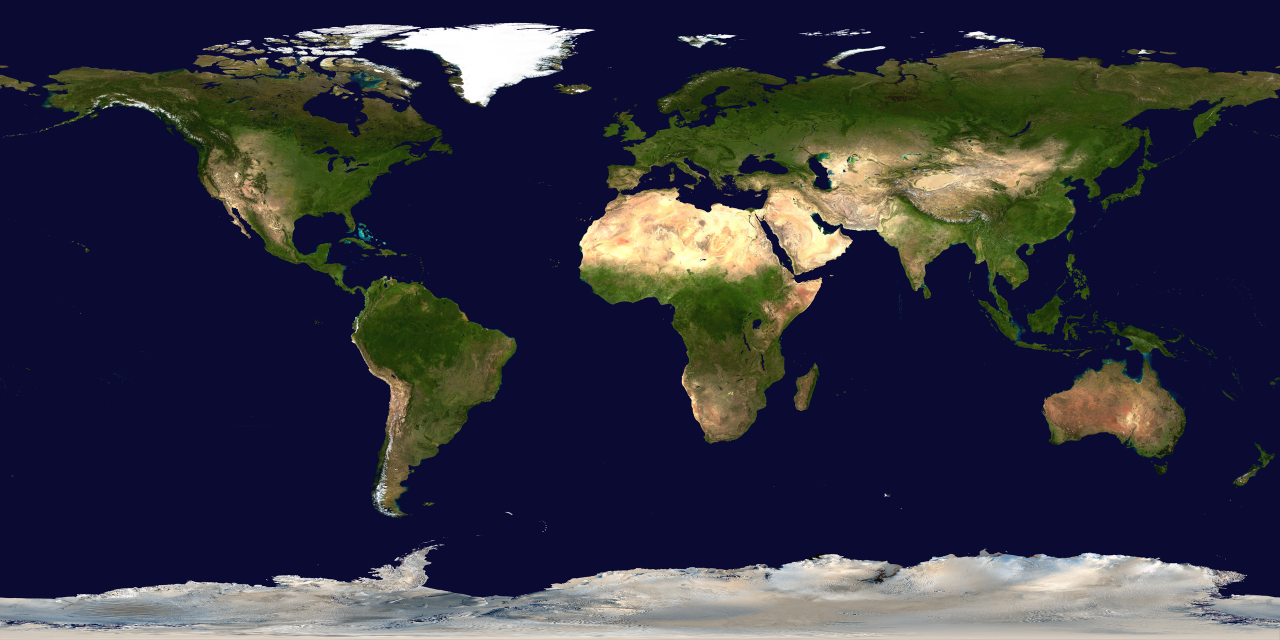
#> input picture data/world_map.png, 2560 x 1280 px (shown at 1/2 size)
$ python tile_gen.py --image world_map.png
#> lines starting #> are read from the running program, lines starting #| are printed output that depends on the picture
import argparse
import os
import sys
import PIL
from PIL import Image
import random
import numpy as np
import matplotlib.pyplot as plt
import matplotlib.patches as patches
import json
PIL.Image.MAX_IMAGE_PIXELS = 933120000

def compute_iou(rect1, rect2):
    x1, y1, x2, y2 = rect1[0], rect1[1], rect1[0] + args.tile_size, rect1[1] + args.tile_size
    xx1, yy1, xx2, yy2 = rect2[0], rect2[1], rect2[0] + args.tile_size, rect2[1] + args.tile_size

    # Determine the coordinates of the intersection rectangle
    x_left = max(x1, xx1)
    y_top = max(y1, yy1)
    x_right = min(x2, xx2)
    y_bottom = min(y2, yy2)

    if x_right < x_left or y_bottom < y_top:
        return 0.0

    # The intersection of two axis-aligned bounding boxes is always an
    # axis-aligned bounding box
    intersection_area = (x_right - x_left) * (y_bottom - y_top)

    # Compute the area of both AABBs
    bb1_area = (x2 - x1) * (y2 - y1)
    bb2_area = (xx2 - xx1) * (yy2 - yy1)

    # Compute the intersection over union by taking the intersection
    # area and dividing it by the sum of prediction + ground-truth
    # areas - the intersection area
    iou = intersection_area / float(bb1_area + bb2_area - intersection_area)
    assert iou >= 0.0
    assert iou <= 1.0
    return iou

parser = argparse.ArgumentParser(description='Generate tiles from an image')
parser.add_argument('--image', type=str,required=True, help='Image to coverage map')
parser.add_argument('--tile_size', type=int, default=512, help='Tile size')
parser.add_argument('--threshold', type=float, default=.3, help='Threshold for coverage map')
parser.add_argument('--iou_threshold', type=float, default=.5, help='IoU Threshold for filtering rectangles')
args = parser.parse_args()

image = Image.open(args.image)
#> image is the input picture: PIL image 2560x1280 RGB; mean R, G, B 49.4, 49.8, 65.5
image = image.convert("L")
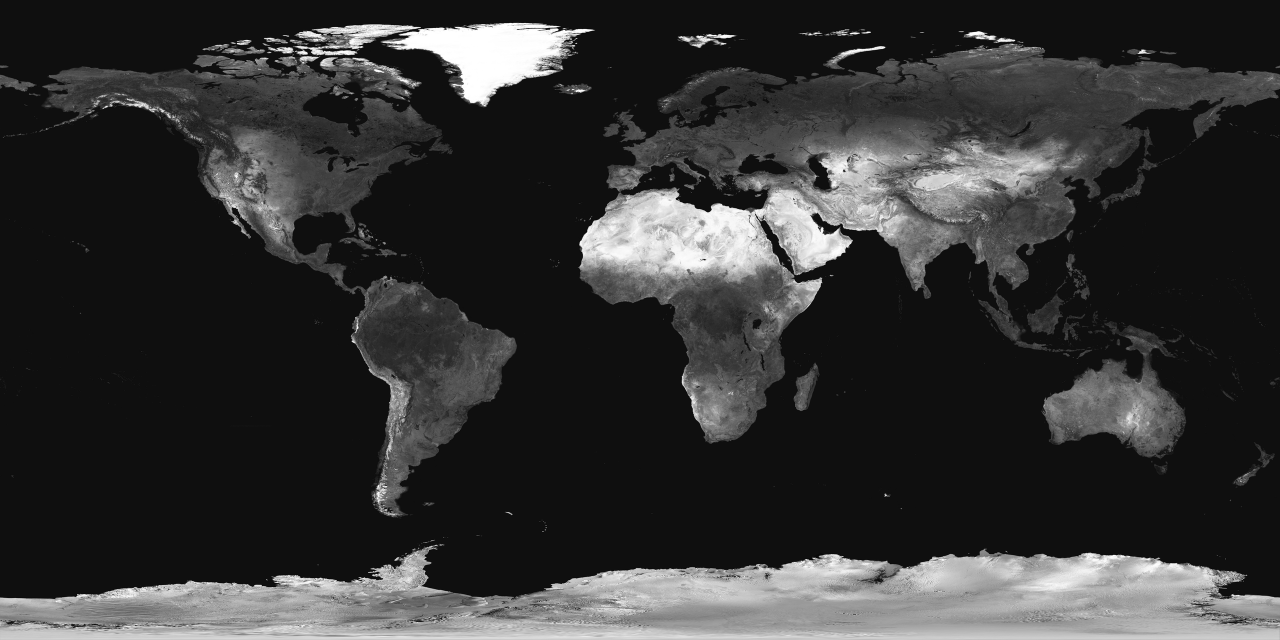
#> image: PIL image 2560x1280 L (shown at 1/2 size); min 0, max 255, mean 51.7
image.save("gray.png")
width, height = image.size
#> width = 2560; height = 1280
print("Image size: {}x{}".format(width, height))
#| Image size: 2560x1280

fig, ax = plt.subplots()

plt.imshow(image)
rectangles = []
while len(rectangles) < 2000:
    x = random.randint(0, width - args.tile_size)
    y = random.randint(0, height - args.tile_size)
    new_rect = (x, y)

    # Check IoU with existing rectangles
    duplicate = False
    for rect in rectangles:
#> (the run stopped early here; a loop or call above may not have finished)
